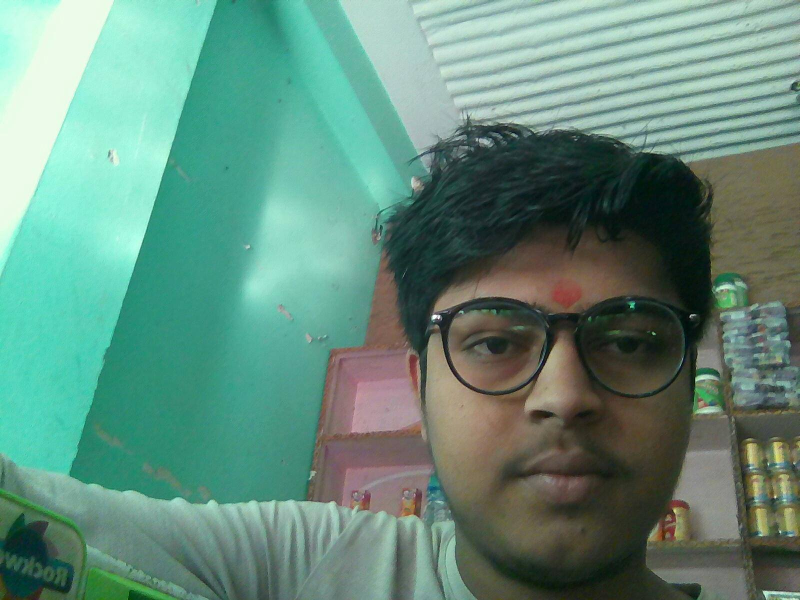
#> input picture img_pros/1.jpg, 1600 x 1200 px (shown at 1/2 size)
$ python star_2.py
#> lines starting #> are read from the running program, lines starting #| are printed output that depends on the picture
import cv2 as cv2
import numpy as np
image = cv2.imread('1.jpg')
#> image is the input picture: shape (1200, 1600, 3); mean B, G, R 124.5, 140.5, 99.6
print(image.shape)
#| (1200, 1600, 3)

image2 = cv2.resize(image, None,fx=3, fy=2, interpolation = cv2.INTER_CUBIC)
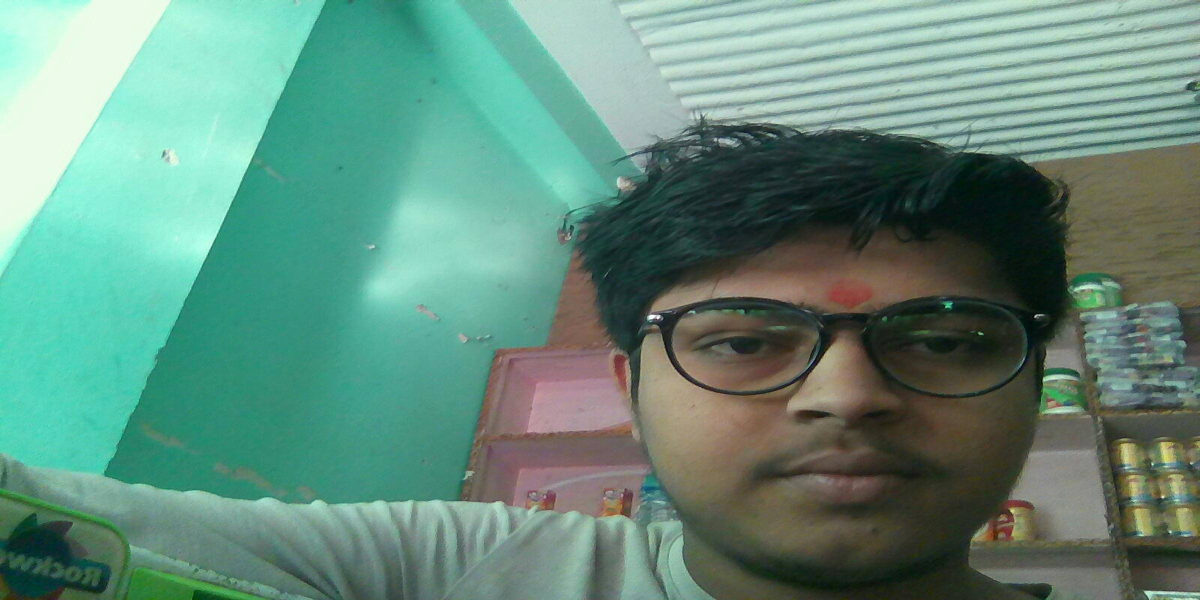
#> image2: shape (2400, 4800, 3) (shown at 1/4 size); mean B, G, R 124.5, 140.5, 99.6
M = np.float32([[1,0,100],[0,1,50]])
dst = cv2.warpAffine(image2,M,(1050,1000))
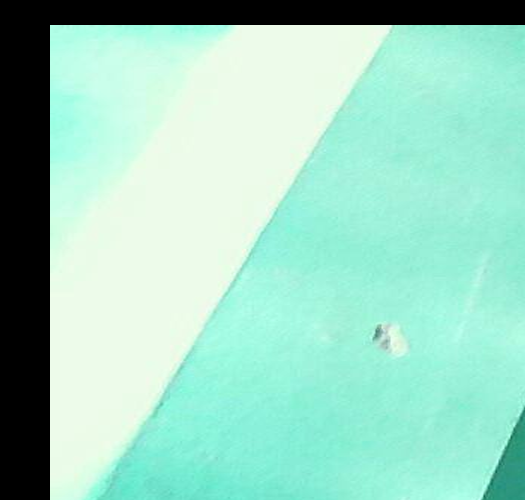
#> dst: shape (1000, 1050, 3) (shown at 1/2 size); mean B, G, R 191.4, 210.3, 155.2
dst = cv2.warpAffine(image,M,(1050,1000))
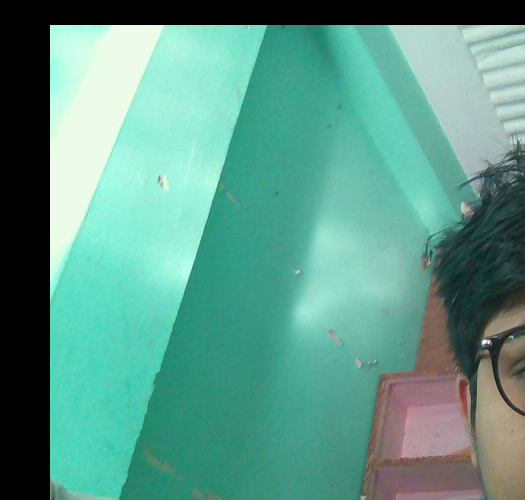
#> dst: shape (1000, 1050, 3) (shown at 1/2 size); mean B, G, R 136.1, 151.9, 92.2
cv2.imshow('final',image2)
cv2.imshow('also',dst)
cv2.imshow('ha ha',image)
cv2.waitKey()

$ run again, with img_pros/2.jpeg copied over img_pros/1.jpg
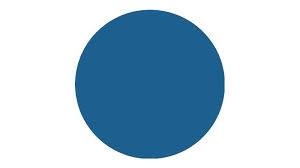
#> input picture img_pros/2.jpeg, 300 x 168 px
#> image is the input picture: shape (168, 300, 3); mean B, G, R 215.4, 199, 176
#| (168, 300, 3)
#> `image2 = cv2.resize(image, None,fx=3, fy=2, interpolation = cv2.INTER_..`:
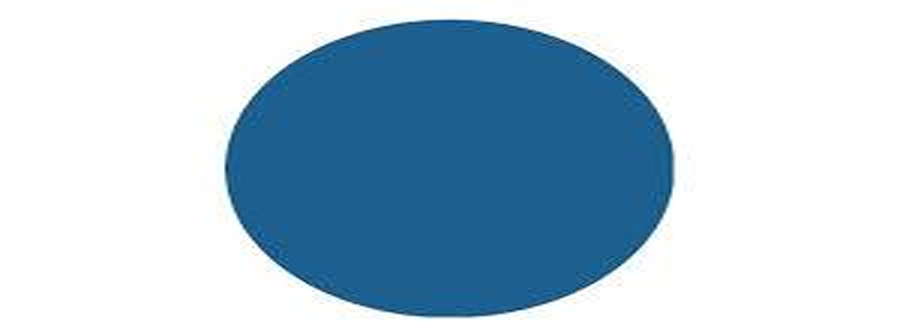
#> image2: shape (336, 900, 3); mean B, G, R 215.3, 199, 176
#> `dst = cv2.warpAffine(image,M,(1050,1000))`:
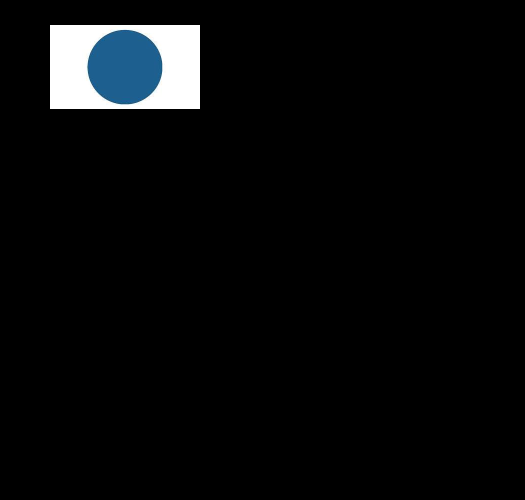
#> dst: shape (1000, 1050, 3) (shown at 1/2 size); mean B, G, R 10.3, 9.6, 8.5
